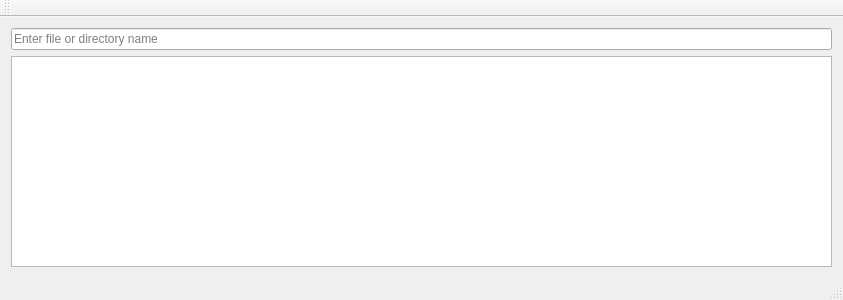
<?xml version="1.0" encoding="UTF-8"?>
<ui version="4.0">
 <class>SearchWindow</class>
 <widget class="QMainWindow" name="SearchWindow">
  <property name="geometry">
   <rect>
    <x>0</x>
    <y>0</y>
    <width>843</width>
    <height>300</height>
   </rect>
  </property>
  <property name="windowTitle">
   <string>SearchWindow</string>
  </property>
  <widget class="QWidget" name="centralWidget">
   <layout class="QVBoxLayout" name="verticalLayout">
    <item>
     <widget class="QLineEdit" name="lineEditSearch">
      <property name="placeholderText">
       <string>Enter file or directory name</string>
      </property>
     </widget>
    </item>
    <item>
     <widget class="QPlainTextEdit" name="plainTextEdit"/>
    </item>
   </layout>
  </widget>
  <widget class="QMenuBar" name="menuBar">
   <property name="geometry">
    <rect>
     <x>0</x>
     <y>0</y>
     <width>843</width>
     <height>25</height>
    </rect>
   </property>
  </widget>
  <widget class="QToolBar" name="mainToolBar">
   <attribute name="toolBarArea">
    <enum>TopToolBarArea</enum>
   </attribute>
   <attribute name="toolBarBreak">
    <bool>false</bool>
   </attribute>
  </widget>
  <widget class="QStatusBar" name="statusBar"/>
 </widget>
 <layoutdefault spacing="6" margin="11"/>
 <resources/>
 <connections/>
</ui>
